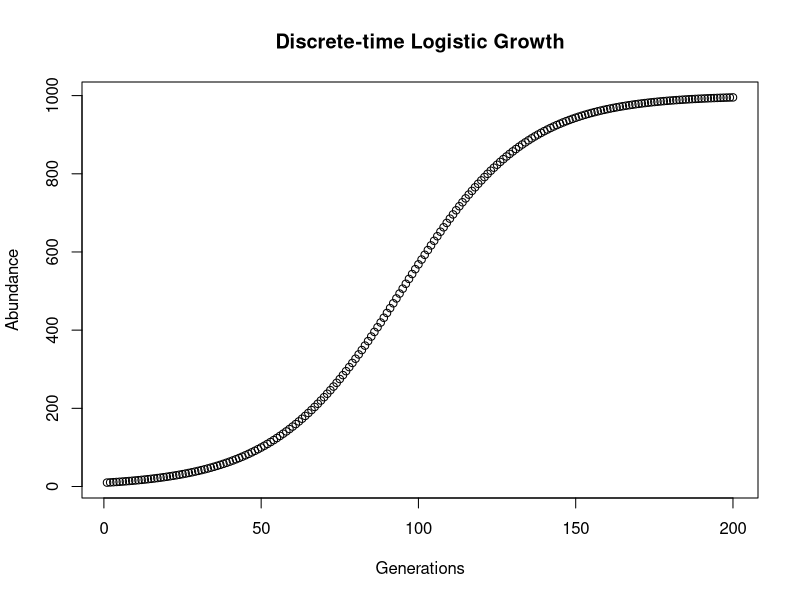

Generate this figure with R:
#Lab07
#Problem #1, making a function that calculates and returns an input number of a fibonacci sequence
FibReturn <- function( n = 3 ) {
  if( n < 0)
    return( "bro dats a negative.")     #Bonus 2, returning a message if negative values
                                          #are inputted
  Fibonacci <- rep( 1 , n )
  if( n < 3) {      #Bonus 1, this if statement is for returning numbers if n is below 3
    for( d in 0:n)
      Fibonacci[d] <- 1
    return(Fibonacci)
  }
  for ( f in seq( 3 , length(Fibonacci)) ) {        #defining the function
    Fibonacci[f] <- Fibonacci[f-1] + Fibonacci[f-2]
  }
  return(Fibonacci)
}

FibReturn(-1)     #testing all code parameters
FibReturn(2)
FibReturn(10)


#Problem #2, writing a function for a discrete-time logistic growth model
LogGrowthFunction <- function( n = 10, Gens = 20, k = 1000 , r = .05) {
  for( t in seq( 2 , Gens ) ) {
    n[t] <- n[t-1] + ( r * n[t-1] * (k - n[t-1])/k )    #defining the function, variables of which 
                                                           #have been defined in function arguments
  }
  plot(n, main = "Discrete-time Logistic Growth", xlab = "Generations", ylab = "Abundance")     
            #plotting the function with appropriate
               #axis labels
  return(n)
}
LogGrowthFunction(Gens = 200)




#Problem #3, converting matrices
getwd()
setwd("/Users/rekna/Documents/CompBio/CompBioGithub/CompBioLabsAndHomework/Lab07")
Matrix <- read.csv("LargeAdjacencyMatrix.csv")      #setting up a test matrix

TransformMatrixPairwise <- function( SqMatrix ) {
  nRows <- nrow(SqMatrix)         #defining all necesary variables and eliminating 'magic' numbers
  nCols <- ncol(SqMatrix)
  value <- 1
  zero <- 0
  m <- 0
  PairwiseCols <- 3
  CurrentPairwise <- 1
  for (q in 1:nRows) {        
    for (f in 1:nCols) {
      if (SqMatrix[q,f] != zero) {
        m <- ( m + 1 )
      } #creating a for loop to run through original matrix and find all 
           #nonzero elements in order to define the parameters of the new 
           #matrix (number of nonzero elements in first matrix = number of 
           #rows in pairwise matrix)
    }
  }
  PairwiseMatrix <- matrix( ncol = PairwiseCols, nrow = m)
  for (j in 1:nRows) {
    for (i in 1:nCols) {
      if (SqMatrix[j,i] != zero) {
        PairwiseMatrix[ CurrentPairwise , 1 ] <- j    #inputting row values into new matrix
        PairwiseMatrix[ CurrentPairwise , 2 ] <- i    #inputting collumn values into new matrix
        PairwiseMatrix[ CurrentPairwise , 3 ] <- value    #creating third collumn
        CurrentPairwise <- ( CurrentPairwise + 1 )    #moving the inputs down the rows so as to 
                                                        #avoid repeatedly overwriting the data 
                                                        #in the first row
      }
    }
  }
  return(PairwiseMatrix)
}

TransformMatrixPairwise( SqMatrix = Matrix )    #using test matrix created above as input
